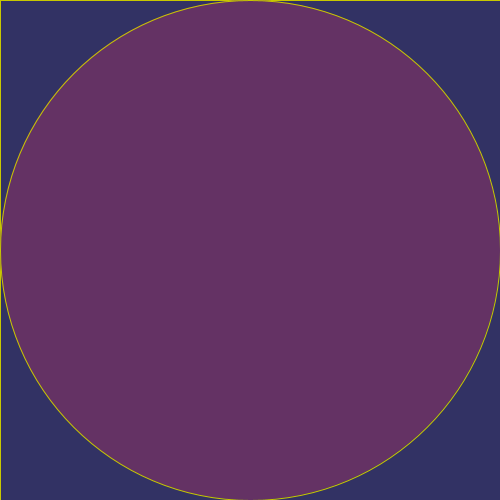
Frame 1 (no input)
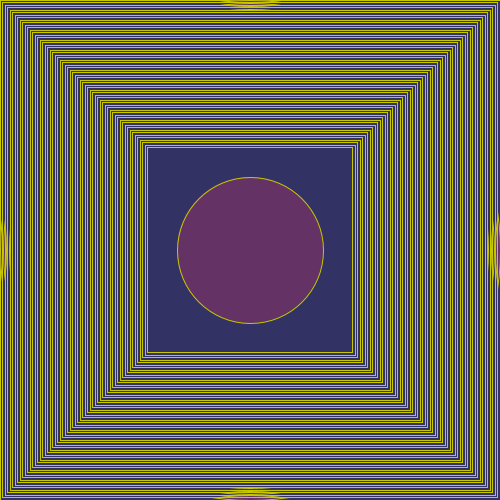
Frame 60 (the mouse pressed at the canvas centre just before this capture)
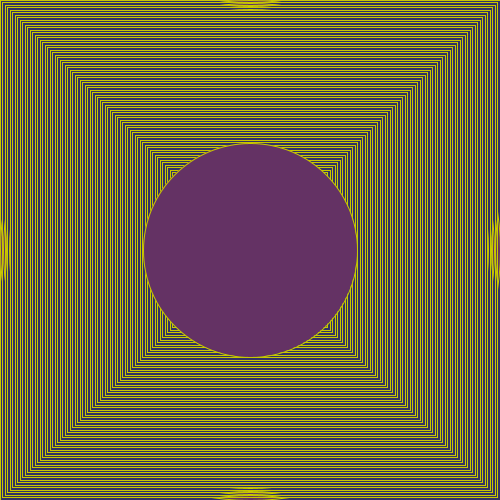
Frame 120 (the mouse held since frame 60 and released just before this capture)

The Processing sketch that drew these frames (run headless with seeded random() and noise(); from frame 60 on, the mouse is pressed at the canvas centre):

// Processing sketch: Animation_02
// ── Animation_02.pde

float rectWidth=500;
float ellipseWidth=500;

void setup() {
  size(500, 500);
  pixelDensity(2);
  stroke(200, 200, 0);
}


void draw() {
  pushMatrix();
  translate(width/2, height/2);
  fill(50, 50, 100);

  rect(-rectWidth/2, -rectWidth/2, rectWidth, rectWidth);
  fill(100, 50, 100);

  ellipse(0, 0, ellipseWidth, ellipseWidth);
  popMatrix();
  rectWidth-=5;
  ellipseWidth-=6;
}
